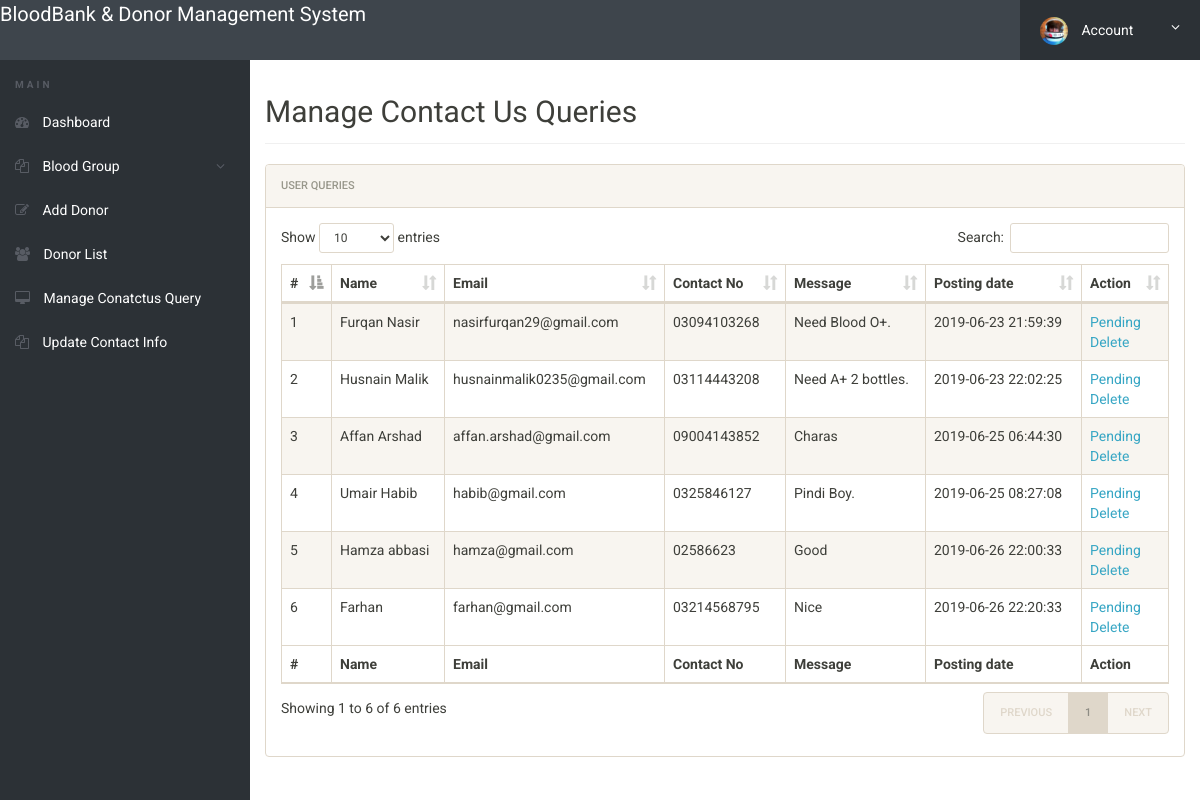
/admin/manage-conactusquery.php (signed in), run on the app's committed database.
### tables this page shows
CREATE TABLE `tblcontactusquery` (
  `id` int(11) NOT NULL,
  `name` varchar(100) DEFAULT NULL,
  `EmailId` varchar(120) DEFAULT NULL,
  `ContactNumber` char(11) DEFAULT NULL,
  `Message` longtext,
  `PostingDate` timestamp NOT NULL DEFAULT CURRENT_TIMESTAMP,
  `status` int(11) DEFAULT NULL
);

### admin/manage-conactusquery.php (the view, shortened to what this page needs)
<?php
include('server/Connection.php');
if(strlen($_SESSION['alogin'])==0)
	{
header('location:index.php');
}
else{
 ?>
<!doctype html>
<html lang="en" class="no-js">
<head>
	<link rel="stylesheet" href="css/font-awesome.min.css">
	<link rel="stylesheet" href="css/bootstrap.min.css">
	<link rel="stylesheet" href="css/dataTables.bootstrap.min.css">
	<link rel="stylesheet" href="css/bootstrap-social.css">
	<link rel="stylesheet" href="css/bootstrap-select.css">
	<link rel="stylesheet" href="css/fileinput.min.css">
	<link rel="stylesheet" href="css/awesome-bootstrap-checkbox.css">
	<link rel="stylesheet" href="css/style.css">
</head>
<body>
	<?php include('includes/header.php');?>
	<div class="ts-main-content">
		<?php include('includes/leftbar.php');?>
		<div class="content-wrapper">
			<div class="container-fluid">
				<div class="row">
					<div class="col-md-12">
						<h2 class="page-title">Manage Contact Us Queries</h2>
						<div class="panel panel-default">
							<div class="panel-heading">User queries</div>
							<div class="panel-body">
								<table id="zctb" class="display table table-striped table-bordered table-hover" cellspacing="0" width="100%">
									<thead>
										<tr>
										<th>#</th>
											<th>Name</th>
											<th>Email</th>
											<th>Contact No</th>
											<th>Message</th>
											<th>Posting date</th>
											<th>Action</th>
										</tr>
									</thead>
									<tfoot>
										<tr>
										<th>#</th>
											<th>Name</th>
											<th>Email</th>
											<th>Contact No</th>
											<th>Message</th>
											<th>Posting date</th>
											<th>Action</th>
										</tr>
									</tfoot>
									<tbody>
									<?php $sql = "SELECT * from  tblcontactusquery ";
$query = $dbh -> prepare($sql);
$query->execute();
$results=$query->fetchAll(PDO::FETCH_OBJ);
$cnt=1;
if($query->rowCount() > 0)
{
foreach($results as $result)
{				?>
										<tr>
											<td><?php echo htmlentities($cnt);?></td>
											<td><?php echo htmlentities($result->name);?></td>
											<td><?php echo htmlentities($result->EmailId);?></td>
											<td><?php echo htmlentities($result->ContactNumber);?></td>
											<td><?php echo htmlentities($result->Message);?></td>
											<td><?php echo htmlentities($result->PostingDate);?></td>
																<?php if($result->status==1)
{
	?><td>Read<br />
		<a href="manage-conactusquery.php?del=<?php echo htmlentities($result->id);?>" onclick="return confirm('Do you really want to read')" >Delete</a></td>
<?php } else {?>
<td><a href="manage-conactusquery.php?eid=<?php echo htmlentities($result->id);?>" onclick="return confirm('Do you really want to read')" >Pending</a><br />
	<a href="manage-conactusquery.php?eid=<?php echo htmlentities($result->id);?>" onclick="return confirm('Do you really want to read')" >Delete</a>
</td>
<?php } ?>
										</tr>
										<?php $cnt=$cnt+1; }} ?>
									</tbody>
								</table>
							</div>
						</div>
					</div>
				</div>
			</div>
		</div>
	</div>
</body>
</html>
<?php } ?>

### admin/css/style.css (style rules this page uses)
html { font-size: 14px; }
@media only screen and (min-width: 480px) { html { font-size: 17px; } }
@media only screen and (min-width: 768px) { html { font-size: 14px; } }
body { font-size: 1em; }
a { color: #37a6c4; }
.panel { overflow: hidden; }
.page-title { padding-bottom: 15px; margin-bottom: 20px; border-bottom: 1px solid #f0f0f0; }
.ts-main-content .content-wrapper { padding-top: 15px; margin-top: 60px; }
@media only screen and (min-width: 992px) { .ts-main-content .content-wrapper { margin-left: 250px; } }

### data on the page
tblcontactusquery: name "Furqan Nasir", EmailId "nasirfurqan29@gmail.com", ContactNumber "03094103268", Message "Need Blood O+.", PostingDate "2019-06-23 21:59:39"
tblcontactusquery: name "Husnain Malik", EmailId "husnainmalik0235@gmail.com", ContactNumber "03114443208", Message "Need A+ 2 bottles.", PostingDate "2019-06-23 22:02:25"
tblcontactusquery: name "Affan Arshad", EmailId "affan.arshad@gmail.com", ContactNumber "09004143852", Message "Charas", PostingDate "2019-06-25 06:44:30"
tblcontactusquery: name "Umair Habib", EmailId "habib@gmail.com", ContactNumber "0325846127", Message "Pindi Boy.", PostingDate "2019-06-25 08:27:08"
tblcontactusquery: name "Hamza abbasi", EmailId "hamza@gmail.com", ContactNumber "02586623", Message "Good", PostingDate "2019-06-26 22:00:33"
tblcontactusquery: name "Farhan", EmailId "farhan@gmail.com", ContactNumber "03214568795", Message "Nice", PostingDate "2019-06-26 22:20:33"
